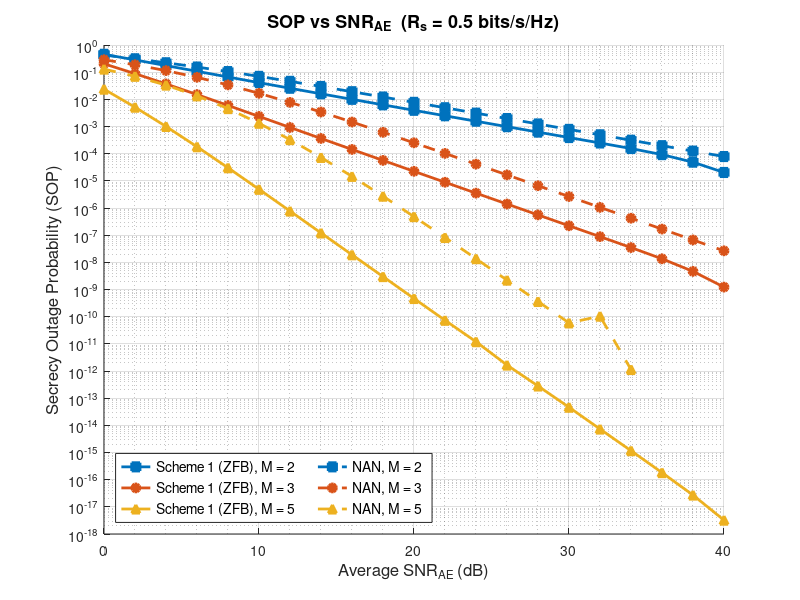

Here is the MATLAB script that generated this plot:
clear;
clc;
close all;

% System Parameters
Rs       = 0.5;
A        = 2^(Rs) - 1;
B        = 2^(Rs);
alpha_pl = 3.0;
d_AR     = 1.0;
d_RB     = 1.0;
d_AE     = 0.8;
d_RE     = 0.8;
Omega_AR = d_AR^(-alpha_pl);
Omega_RB = d_RB^(-alpha_pl);
Omega_AE = d_AE^(-alpha_pl);
Omega_RE = d_RE^(-alpha_pl);

% SNR_AE range (x-axis)
SNR_AE_dB  = 0:2:40;
SNR_AE_lin = 10.^(SNR_AE_dB/10);

% Numerical Integration Settings
y_max   = 1e4;
rel_tol = 1e-8;
abs_tol = 1e-10;

% M values per scheme
M_scheme1 = [2, 3, 5];   % ZFB scheme
M_scheme2 = [2, 3, 5];   % NAN scheme

% Plot Setup
figure('Color', 'w', 'Position', [100 100 800 550]);
hold on;

markers_s1 = {'-s', '-o', '-^', '-d'};
markers_s2 = {'--s', '--o', '--^'};
colors_s1  = lines(length(M_scheme1));
colors_s2  = lines(length(M_scheme2));

legendentries = {};
allSOP = [];

% =========================================================
% SCHEME 1: ZFB
% =========================================================
fprintf('=== Scheme 1 (ZFB) ===\n');
for m_idx = 1:length(M_scheme1)
    M   = M_scheme1(m_idx);
    SOP = zeros(size(SNR_AE_lin));
    fprintf('Computing Scheme 1 SOP for M = %d...\n', M);

    for idx = 1:length(SNR_AE_lin)
        % g_AE is the sweep variable; derive all others via Omega ratios
        g_AE = SNR_AE_lin(idx);
        g_AR = g_AE * (Omega_AR / Omega_AE);
        g_RB = g_AE * (Omega_RB / Omega_AE);
        g_RE = g_AE * (Omega_RE / Omega_AE);

        lam_AE = 1 / g_AE;
        lam_AR = 1 / g_AR;
        lam_RB = 1 / g_RB;
        mu     = g_RE / g_AE;

        % Eavesdropper PDF - Scheme 1 ZFB (UNCHANGED)
        f_E = @(y) (lam_AE*(M-1)*mu .* exp(-lam_AE*y) ./ (1 + mu*y).^M) + ...
                   (lam_AE           .* exp(-lam_AE*y) ./ (1 + mu*y).^(M-1));

        % Receiver Outage Term S(y) (UNCHANGED)
        S = @(y) exp(-lam_AR*(A + B*y)) .* arrayfun(@(yy) ...
            sum( (lam_AR*(A+B*yy)).^(0:M-1) ./ factorial(0:M-1) ), y);

        % T1 (UNCHANGED)
        T1 = integral(f_E, 0, y_max);

        % T2 (UNCHANGED)
        T2 = integral(@(y) -S(y) .* f_E(y), 0, y_max);

        % T3 (UNCHANGED)
        T3 = 0;
        for j = 1:M
            coeff_j = nchoosek(M,j) * (-1)^j * exp(-j*lam_RB*A);
            I3j     = integral(@(y) exp(-j*B*lam_RB*y) .* f_E(y), 0, y_max);
            T3      = T3 + coeff_j * I3j;
        end

        % T4 (UNCHANGED)
        T4 = 0;
        for j = 1:M
            for k = 0:M-1
                Psi_jk   = (j*lam_RB + lam_AR);
                coeff_jk = nchoosek(M,j) * (-1)^j * (lam_AR^k / factorial(k)) * ...
                           exp(-Psi_jk * A);
                I4jk     = integral(@(y) (A + B*y).^k .* exp(-Psi_jk*B*y) .* ...
                           f_E(y), 0, y_max);
                T4       = T4 - coeff_jk * I4jk;
            end
        end

        SOP(idx) = T1 + T2 + T3 + T4;
        fprintf('SNR_AE=%-6.1f dB | T1=%-10.4f T2=%-10.4f T3=%-10.4f T4=%-10.4f SOP=%-12.4e\n', ...
                SNR_AE_dB(idx), T1, T2, T3, T4, SOP(idx));
    end

    allSOP = [allSOP, SOP];
    semilogy(SNR_AE_dB, SOP, markers_s1{m_idx}, 'LineWidth', 2, 'MarkerSize', 6, ...
        'MarkerFaceColor', colors_s1(m_idx,:), 'Color', colors_s1(m_idx,:));
    legendentries{end+1} = sprintf('Scheme 1 (ZFB), M = %d', M);
end

% =========================================================
% SCHEME 2: NAN
% =========================================================
fprintf('\n=== NAN Scheme ===\n');
for m_idx = 1:length(M_scheme2)
    M   = M_scheme2(m_idx);
    SOP = zeros(size(SNR_AE_lin));
    fprintf('Computing NAN SOP for M = %d...\n', M);

    for idx = 1:length(SNR_AE_lin)
        % g_AE is the sweep variable; derive all others via Omega ratios
        g_AE = SNR_AE_lin(idx);
        g_AR = g_AE * (Omega_AR / Omega_AE);
        g_RB = g_AE * (Omega_RB / Omega_AE);
        g_RE = g_AE * (Omega_RE / Omega_AE);

        beta   = g_RE / ((M-1) * g_AE);
        alpha  = g_RE / g_AE;
        lam_AE = 1/g_AE;
        lam_AR = 1/g_AR;
        lam_RB = 1/g_RB;

        % Eavesdropper PDF - NAN Scheme (UNCHANGED)
        f_E = @(y) (lam_AE ./ (1 + beta.*y).^(M-1) + ...
                    alpha .* lam_AE .* y ./ (1 + beta.*y).^M) .* exp(-lam_AE.*y);

        % T1 (UNCHANGED)
        T1 = integral(f_E, 0, Inf);

        % T2 (UNCHANGED)
        T2 = 0;
        for k = 0:M-1
            integrand_T2 = @(y) ((lam_AR*(A + B.*y)).^k ./ factorial(k)) .* ...
                                exp(-lam_AR*(A + B.*y)) .* f_E(y);
            T2 = T2 - integral(integrand_T2, 0, Inf);
        end

        % T3 (UNCHANGED)
        T3 = 0;
        for j = 1:M
            coeff_j      = nchoosek(M,j) * (-1)^j;
            integrand_T3 = @(y) coeff_j .* exp(-j * lam_RB * (A + B.*y)) .* f_E(y);
            T3           = T3 + integral(integrand_T3, 0, Inf);
        end

        % T4 (UNCHANGED)
        T4 = 0;
        for j = 1:M
            for k = 0:M-1
                coeff_jk     = nchoosek(M,j) * (-1)^j;
                integrand_T4 = @(y) coeff_jk .* exp(-j * lam_RB * (A + B.*y)) .* ...
                                    ((lam_AR*(A + B.*y)).^k ./ factorial(k)) .* ...
                                    exp(-lam_AR*(A + B.*y)) .* f_E(y);
                T4 = T4 - integral(integrand_T4, 0, Inf);
            end
        end

        SOP(idx) = T1 + T2 + T3 + T4;
        fprintf('SNR_AE=%-6.1f dB | T1=%-10.4f T2=%-10.4f T3=%-10.4f T4=%-10.4f SOP=%-12.4e\n', ...
                SNR_AE_dB(idx), T1, T2, T3, T4, SOP(idx));
    end

    allSOP = [allSOP, SOP];
    semilogy(SNR_AE_dB, SOP, markers_s2{m_idx}, 'LineWidth', 2, 'MarkerSize', 6, ...
        'MarkerFaceColor', colors_s2(m_idx,:), 'Color', colors_s2(m_idx,:));
    legendentries{end+1} = sprintf('NAN, M = %d', M);
end

% =========================================================
% Formatting
% =========================================================
grid on; grid minor;
xlabel('Average SNR_{AE} (dB)', 'FontSize', 12);
ylabel('Secrecy Outage Probability (SOP)', 'FontSize', 12);
title(['SOP vs SNR_{AE}  (R_s = ', num2str(Rs), ' bits/s/Hz)'], 'FontSize', 13);
legend(legendentries, 'Location', 'SouthWest', 'FontSize', 10, 'NumColumns', 2);

ax = gca;
set(ax, 'YScale', 'log', 'YMinorGrid', 'on');
ymin_exp  = floor(log10(min(allSOP(allSOP > 0))));
ymax_exp  = ceil(log10(max(allSOP(allSOP > 0))));
ytick_exp = ymin_exp:ymax_exp;
yticks(10.^ytick_exp);
yticklabels(arrayfun(@(e) sprintf('10^{%d}', e), ytick_exp, 'UniformOutput', false));
ylim([10^ymin_exp, 10^ymax_exp]);

hold off;
fprintf('\nPlotting Complete.\n');
